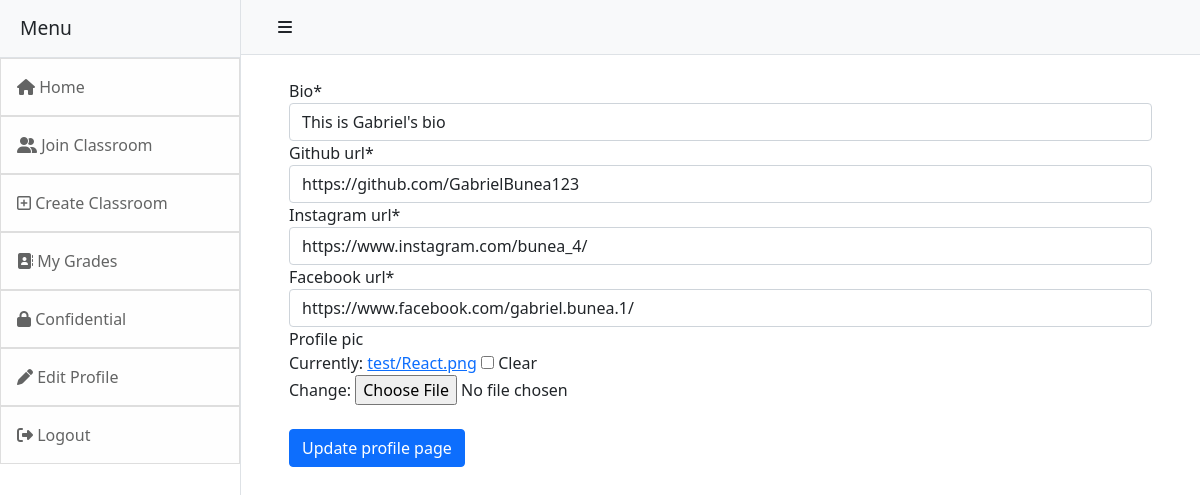
Page /members/1/edit_profile_page/ (signed in) on the committed database.
### classroom/models.py (models this page shows, shortened)
class Profile(models.Model):
    user=models.OneToOneField(User,null=True,on_delete=models.CASCADE)
    bio =models.TextField()
    profile_pic=models.ImageField(null=True,blank=True,upload_to='test/')
    github_url=models.CharField(max_length=255,null=True)
    facebook_url=models.CharField(max_length=255,null=True)
    instagram_url=models.CharField(max_length=255,null=True)

### members/views.py (the view)
# urls.py: path('<int:pk>/edit_profile_page/',EditProfilePageView.as_view(),name='edit_profile_page'),
class EditProfilePageView(generic.UpdateView):
    model=Profile
    form_class = EditProfilePageForm
    template_name='registration/edit_profile_page.html'
    success_url=reverse_lazy('home_page')

### members/forms.py
class EditProfilePageForm(forms.ModelForm):
    class Meta:
        model=Profile
        fields=['bio','github_url','instagram_url','facebook_url','profile_pic']
        widgets = {
            'bio': forms.TextInput(attrs={'class':'form-control'}),
            'github_url': forms.TextInput(attrs={'class':'form-control'}),
            'instagram_url': forms.TextInput(attrs={'class':'form-control'}),
            'facebook_url': forms.TextInput(attrs={'class':'form-control'}),
        }

### members/templates/registration/edit_profile_page.html (shortened to what this page needs)
{% extends 'base.html'%}
{% load crispy_forms_tags %}
{% block content %}
{% if user.is_authenticated %}
    {% if user.id == profile.user.id %}
    <div class="mt-4">
        <form class="form-group d-flex justify-content-center" method="POST" enctype='multipart/form-data'>
            <div class="container">
                {{form | crispy}}
                <br/>
                <button type="submit" class="btn btn-primary">Update profile page</button>
            </div>
        </form>
    </div>
    {% else %}
        <p>You are not the correct user</p>
    {% endif %}
{% endif%}
    <br>
    <br>
    <br>
{% endblock %}

### rows in the picture
Profile: bio "This is Gabriel's bio", github_url "https://github.com/GabrielBunea123", instagram_url "https://www.instagram.com/bunea_4/", facebook_url "https://www.facebook.com/gabriel.bunea.1/"
